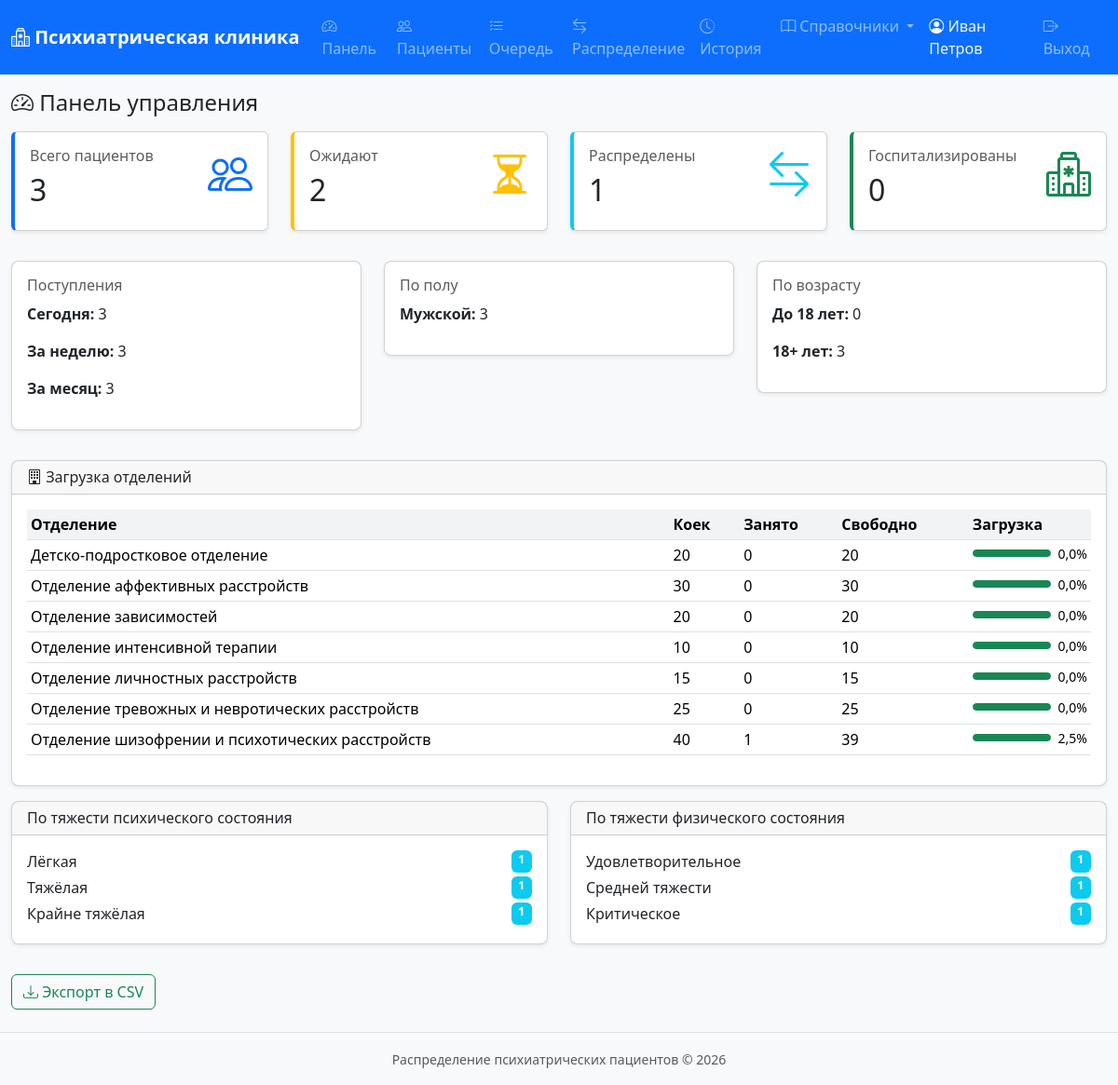
The page /reports/dashboard/ (signed in) on the database as committed earlier.
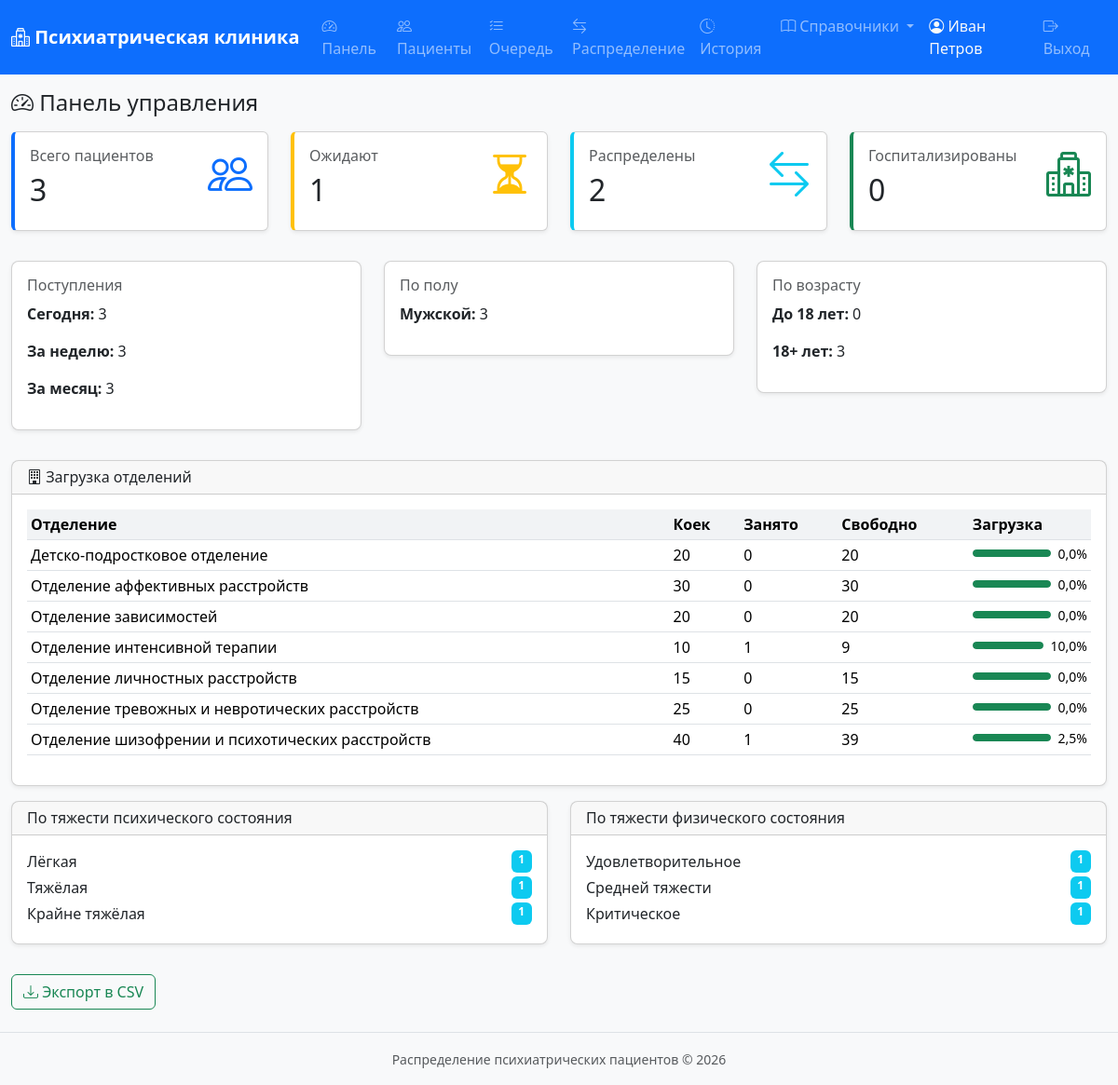
The same page on the database as committed later.
### apps/references/models.py (models this page shows, shortened)
class Department(models.Model):
    GENDER_CHOICES = [
        ('M', 'Мужское'),
        ('F', 'Женское'),
        ('ANY', 'Смешанное'),
    ]
    AGE_CHOICES = [
        ('CHILD', 'Детское/Подростковое'),
        ('ADULT', 'Взрослое'),
        ('ANY', 'Любой возраст'),
    ]
    name = models.CharField(max_length=200, verbose_name='Название отделения')
    profile = models.CharField(max_length=500, blank=True, verbose_name='Профиль (диагнозы)')
    profile_diagnoses = models.ManyToManyField(
        Diagnosis, blank=True, related_name='departments', verbose_name='Профильные диагнозы'
    )
    gender_restriction = models.CharField(
        max_length=3, choices=GENDER_CHOICES, default='ANY', verbose_name='Ограничение по полу'
    )
    age_category = models.CharField(
        max_length=5, choices=AGE_CHOICES, default='ANY', verbose_name='Возрастная категория'
    )
    total_beds = models.PositiveIntegerField(default=0, verbose_name='Общее кол-во коек')
    occupied_beds = models.PositiveIntegerField(default=0, verbose_name='Занято коек')
    is_active = models.BooleanField(default=True, verbose_name='Активно')
    class Meta:
        verbose_name = 'Отделение'
        verbose_name_plural = 'Отделения'
        ordering = ['name']
    @property
    def available_beds(self):
        return max(0, self.total_beds - self.occupied_beds)
    @property
    def occupancy_percent(self):
        if self.total_beds == 0:
            return 0
        return round(self.occupied_beds / self.total_beds * 100, 1)

### apps/reports/views.py (the view)
# urls.py: path('dashboard/', views.dashboard_view, name='dashboard'),
@login_required
def dashboard_view(request):
    total_patients = Patient.objects.count()
    waiting = Patient.objects.filter(status='waiting').count()
    assigned = Patient.objects.filter(status='assigned').count()
    hospitalized = Patient.objects.filter(status='hospitalized').count()
    today = date.today()
    week_ago = today - timedelta(days=7)
    month_ago = today - timedelta(days=30)
    admissions_today = Patient.objects.filter(admission_date__date=today).count()
    admissions_week = Patient.objects.filter(admission_date__date__gte=week_ago).count()
    admissions_month = Patient.objects.filter(admission_date__date__gte=month_ago).count()
    departments = Department.objects.filter(is_active=True).order_by('name')
    dept_stats = []
    for dept in departments:
        dept_stats.append({
            'department': dept,
            'total_beds': dept.total_beds,
            'occupied_beds': dept.occupied_beds,
            'available_beds': dept.available_beds,
            'occupancy_percent': dept.occupancy_percent,
        })
    gender_stats = Patient.objects.values('gender__name').annotate(count=Count('id')).order_by('gender__name')
    age_child = Patient.objects.filter(
        date_of_birth__gt=today - timedelta(days=365*18)
    ).count()
    age_adult = total_patients - age_child
    mental_stats = Patient.objects.values('mental_severity__name', 'mental_severity__level').annotate(
        count=Count('id')
    ).order_by('mental_severity__level')
    physical_stats = Patient.objects.values('physical_severity__name', 'physical_severity__level').annotate(
        count=Count('id')
    ).order_by('physical_severity__level')
    context = {
        'total_patients': total_patients,
        'waiting': waiting,
        'assigned': assigned,
        'hospitalized': hospitalized,
        'admissions_today': admissions_today,
        'admissions_week': admissions_week,
        'admissions_month': admissions_month,
        'dept_stats': dept_stats,
        'gender_stats': gender_stats,
        'age_child': age_child,
        'age_adult': age_adult,
        'mental_stats': mental_stats,
        'physical_stats': physical_stats,
    }
    return render(request, 'reports/dashboard.html', context)

### apps/reports/templates/reports/dashboard.html (shortened to what the changed rows need)
{% extends "base.html" %}
{% block content %}
<div class="row mt-3">
    <div class="col-md-3 mb-3">
        <div class="card stat-card primary shadow-sm">
            <div class="card-body">
                <div class="d-flex justify-content-between">
                    <div>
                        <h2>{{ total_patients }}</h2>
                    </div>
                </div>
            </div>
        </div>
    </div>
    <div class="col-md-3 mb-3">
        <div class="card stat-card warning shadow-sm">
            <div class="card-body">
                <div class="d-flex justify-content-between">
                    <div>
                        <h6 class="text-muted">Ожидают</h6>
                        <h2>{{ waiting }}</h2>
                    </div>
                </div>
            </div>
        </div>
    </div>
    <div class="col-md-3 mb-3">
        <div class="card stat-card info shadow-sm">
            <div class="card-body">
                <div class="d-flex justify-content-between">
                    <div>
                        <h6 class="text-muted">Распределены</h6>
                        <h2>{{ assigned }}</h2>
                    </div>
                </div>
            </div>
        </div>
    </div>
    <div class="col-md-3 mb-3">
        <div class="card stat-card success shadow-sm">
            <div class="card-body">
                <div class="d-flex justify-content-between">
                    <div>
                        <h2>{{ hospitalized }}</h2>
                    </div>
                </div>
            </div>
        </div>
    </div>
</div>
<div class="row mt-3">
    <div class="col-12">
        <div class="card shadow-sm">
            <div class="card-body">
                <div class="table-responsive">
                    <table class="table table-sm">
                        <thead>
                            <tr>
                                <th>Отделение</th>
                                <th>Коек</th>
                                <th>Занято</th>
                                <th>Свободно</th>
                                <th>Загрузка</th>
                            </tr>
                        </thead>
                        <tbody>
                            {% for ds in dept_stats %}
                            <tr>
                                <td>{{ ds.department.name }}</td>
                                <td>{{ ds.total_beds }}</td>
                                <td>{{ ds.occupied_beds }}</td>
                                <td>{{ ds.available_beds }}</td>
                                <td>
                                    <div class="d-flex align-items-center gap-2">
                                        <div class="occupancy-bar flex-grow-1">
                                            <div class="fill {% if ds.occupancy_percent < 50 %}occupancy-low{% elif ds.occupancy_percent < 80 %}occupancy-medium{% else %}occupancy-high{% endif %}"
                                                 style="width: {{ ds.occupancy_percent }}%"></div>
                                        </div>
                                        <small>{{ ds.occupancy_percent }}%</small>
                                    </div>
                                </td>
                            </tr>
                            {% endfor %}
                        </tbody>
                    </table>
                </div>
            </div>
        </div>
    </div>
</div>
{% endblock %}

Rows that differ between the two databases and show on the page:
changed Department "Отделение интенсивной терапии": occupied_beds "0" → "1"; available_beds "10" → "9"; {{ ds.occupancy_percent }} 0,0 → 10,0 (drawn); occupancy_percent "0,0" → "10,0"
Other text that changed with them:
{{ waiting }}: "2" → "1"
{{ assigned }}: "1" → "2"
